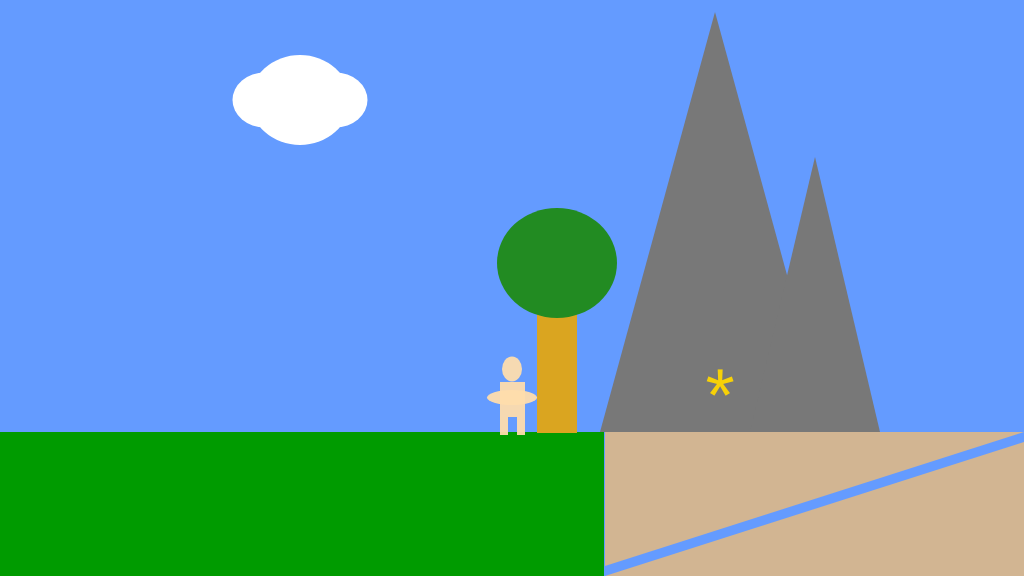
Frame 1 (no input)
Frame 60 (no input): identical to frame 1, image omitted
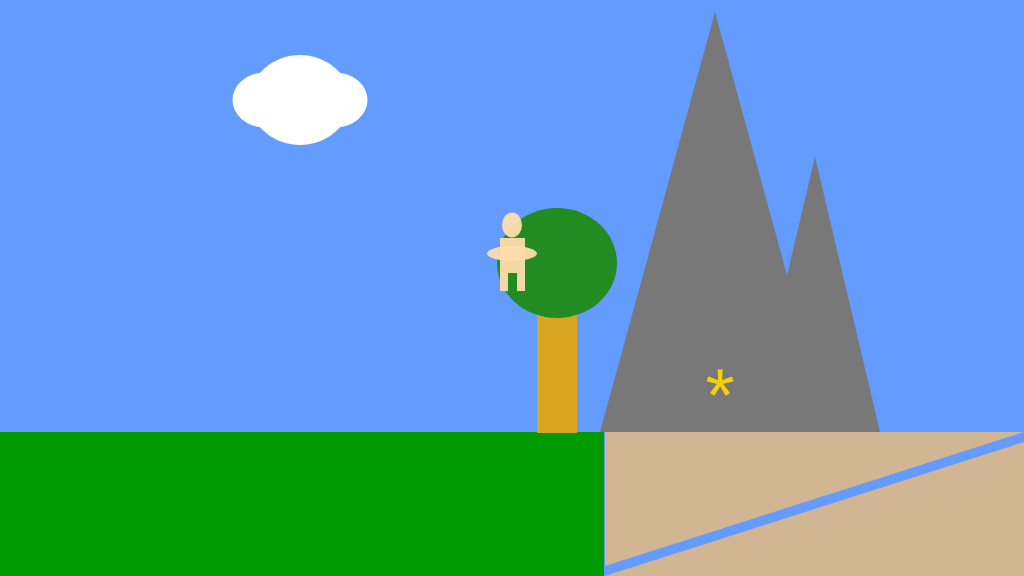
Frame 120 (the mouse pressed at the canvas centre since frame 60)

The p5.js sketch that drew these frames (run headless with seeded random() and noise() and a simulated clock; from frame 60 on, the mouse is pressed at the canvas centre):

// p5.js sketch
// ── sketch.js
/*

The Game Project

2b - using variables

*/

var width;
var height;

var floorPos_y;

var gameChar_x;
var gameChar_y;

var tree;
var treePos_x;
var treePos_y;

var canyon;
var x_pos;
var c_width;
var collectable;

var mountain;
var clouds;


function setup()
{
    width = 1024;
    height = 576
	createCanvas(width, height);
	floorPos_y = 432; //NB. we are now using a variable for the floor position
    
    c=String.fromCharCode(42);

	//NB. We are now using the built in variables height and width
	gameChar_x = width/2;
	gameChar_y = floorPos_y;

	treePos_x = width/2 +25;
	treePos_y = height/2 +25;
    
	//initalise the tree object
	tree = {
		x: treePos_x,
		y: treePos_y,
		trunkWidth: 40,
		trunkHeight: 150,
		canopyWidth: 120,
		canopyHeight: 110
	};
    canyon = {
        x_pos: 905,
        c_width: 300
    };
    collectable = {
        x_pos: 720, 
        y_pos: 400, 
        size: 75
    };
    clouds = {
        x_pos: 300,
        y_pos: 100,
        width: 65,
        height: 55
    }
    
}

function draw()
{
	background(100, 155, 255); //fill the sky blue

	noStroke();
	fill(0, 155, 0);
//	rect(0, floorPos_y, height, width - floorPos_y); //draw some green ground
    rect(0, floorPos_y, width - canyon.c_width - 120, height); //draw some green ground
            
    mountain1 = {
		x: 600,
		y: floorPos_y,
		height: 420,
		width: 230
	};
	mountain2 = {
		x: 750,
		y: floorPos_y,
		height: 275,
		width: 130
	};
    
    //draw the canyon
    fill(222,184,135,230);
    triangle(canyon.x_pos - canyon.c_width, height, width,floorPos_y + 10, width, height);
    triangle(canyon.x_pos - canyon.c_width, floorPos_y, width,floorPos_y, canyon.x_pos - canyon.c_width, height - 10);
    
	//draw the mountains
	fill(120);
	triangle(mountain1.x, mountain1.y,
		mountain1.x + mountain1.width, mountain1.y,
		mountain1.x + (mountain1.width / 2), mountain1.y - mountain1.height);

	triangle(mountain2.x, mountain2.y,
		mountain2.x + mountain2.width, mountain2.y,
		mountain2.x + (mountain2.width / 2), mountain2.y - mountain2.height);
    
	//draw the tree ...  
    fill(218,165,32);
    rect(tree.x, tree.y, tree.trunkWidth, tree.canopyWidth);
    fill(34,139,34);
    ellipse(tree.x + tree.trunkWidth/2, tree.y - tree.trunkHeight/3, tree.canopyWidth, tree.canopyHeight);

    //draw the clouds
    fill(255,255,255);
    ellipse(clouds.x_pos,clouds.y_pos,clouds.width + 35,clouds.width + 25);
    ellipse(clouds.x_pos - 35,clouds.y_pos,clouds.width,clouds.height);
    ellipse(clouds.x_pos + 35,clouds.y_pos,clouds.width,clouds.height);
    
    //Collectable
    fill(255,215,0,240);
    textAlign(CENTER,CENTER);
    textSize(collectable.size);
    text(c,collectable.x_pos,collectable.y_pos);

    //draw character
    fill(255,222,173,240);    
    ellipse(gameChar_x, gameChar_y - 63, 20, 25);
    rect(gameChar_x - 12, gameChar_y - 50, 25, 35);
    rect(gameChar_x - 12, gameChar_y - 15, 8, 18);
    rect(gameChar_x + 5, gameChar_y - 15, 8, 18);
    ellipseMode(CORNERS);
    ellipse(gameChar_x - 25,gameChar_y - 27,gameChar_x + 25, gameChar_y - 42);
    ellipseMode(CENTER);

    
}

function mousePressed()
{
    
    gameChar_x = mouseX
    gameChar_y = mouseY

}
